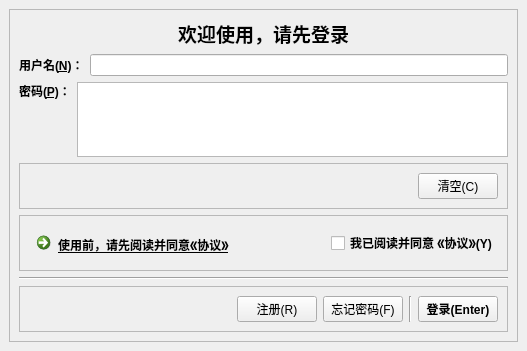
<?xml version="1.0" encoding="UTF-8"?>
<ui version="4.0">
 <class>MainWindow</class>
 <widget class="QMainWindow" name="MainWindow">
  <property name="geometry">
   <rect>
    <x>0</x>
    <y>0</y>
    <width>527</width>
    <height>346</height>
   </rect>
  </property>
  <property name="windowTitle">
   <string>MainWindow</string>
  </property>
  <widget class="QWidget" name="centralwidget">
   <layout class="QVBoxLayout" name="verticalLayout_3">
    <item>
     <widget class="QFrame" name="frame_Login">
      <property name="frameShape">
       <enum>QFrame::StyledPanel</enum>
      </property>
      <property name="frameShadow">
       <enum>QFrame::Raised</enum>
      </property>
      <layout class="QVBoxLayout" name="verticalLayout_2">
       <item>
        <layout class="QVBoxLayout" name="verticalLayout">
         <item>
          <widget class="QLabel" name="label_welcome">
           <property name="sizePolicy">
            <sizepolicy hsizetype="Preferred" vsizetype="Preferred">
             <horstretch>0</horstretch>
             <verstretch>0</verstretch>
            </sizepolicy>
           </property>
           <property name="font">
            <font>
             <pointsize>14</pointsize>
             <bold>true</bold>
            </font>
           </property>
           <property name="text">
            <string>欢迎使用，请先登录</string>
           </property>
           <property name="alignment">
            <set>Qt::AlignCenter</set>
           </property>
          </widget>
         </item>
         <item>
          <layout class="QFormLayout" name="formLayout">
           <item row="0" column="0">
            <widget class="QLabel" name="label_username">
             <property name="font">
              <font>
               <bold>true</bold>
              </font>
             </property>
             <property name="text">
              <string>用户名(&amp;N)：</string>
             </property>
             <property name="alignment">
              <set>Qt::AlignLeading|Qt::AlignLeft|Qt::AlignVCenter</set>
             </property>
             <property name="buddy">
              <cstring>lineEdit_username</cstring>
             </property>
            </widget>
           </item>
           <item row="0" column="1">
            <widget class="QLineEdit" name="lineEdit_username"/>
           </item>
          </layout>
         </item>
         <item>
          <layout class="QHBoxLayout" name="horizontalLayout_password">
           <item>
            <widget class="QLabel" name="label_password">
             <property name="font">
              <font>
               <bold>true</bold>
              </font>
             </property>
             <property name="text">
              <string>密码(&amp;P)：</string>
             </property>
             <property name="alignment">
              <set>Qt::AlignLeading|Qt::AlignLeft|Qt::AlignTop</set>
             </property>
             <property name="buddy">
              <cstring>plainTextEdit_password</cstring>
             </property>
            </widget>
           </item>
           <item>
            <widget class="QPlainTextEdit" name="plainTextEdit_password"/>
           </item>
          </layout>
         </item>
         <item>
          <widget class="QFrame" name="frame">
           <property name="frameShape">
            <enum>QFrame::StyledPanel</enum>
           </property>
           <property name="frameShadow">
            <enum>QFrame::Raised</enum>
           </property>
           <layout class="QHBoxLayout" name="horizontalLayout_3">
            <item>
             <spacer name="horizontalSpacer_2">
              <property name="orientation">
               <enum>Qt::Horizontal</enum>
              </property>
              <property name="sizeHint" stdset="0">
               <size>
                <width>40</width>
                <height>20</height>
               </size>
              </property>
             </spacer>
            </item>
            <item>
             <widget class="QPushButton" name="pushButton_clear">
              <property name="text">
               <string>清空(C)</string>
              </property>
              <property name="shortcut">
               <string>Alt+C</string>
              </property>
             </widget>
            </item>
           </layout>
          </widget>
         </item>
         <item>
          <widget class="QFrame" name="frame_agreement">
           <property name="sizePolicy">
            <sizepolicy hsizetype="Minimum" vsizetype="Minimum">
             <horstretch>0</horstretch>
             <verstretch>0</verstretch>
            </sizepolicy>
           </property>
           <property name="frameShape">
            <enum>QFrame::StyledPanel</enum>
           </property>
           <property name="frameShadow">
            <enum>QFrame::Raised</enum>
           </property>
           <layout class="QHBoxLayout" name="horizontalLayout">
            <item>
             <widget class="QCommandLinkButton" name="commandLinkButton">
              <property name="sizePolicy">
               <sizepolicy hsizetype="Minimum" vsizetype="Minimum">
                <horstretch>0</horstretch>
                <verstretch>0</verstretch>
               </sizepolicy>
              </property>
              <property name="font">
               <font>
                <family>Segoe UI</family>
                <underline>true</underline>
               </font>
              </property>
              <property name="text">
               <string>使用前，请先阅读并同意《协议》</string>
              </property>
             </widget>
            </item>
            <item>
             <spacer name="horizontalSpacer_3">
              <property name="orientation">
               <enum>Qt::Horizontal</enum>
              </property>
              <property name="sizeHint" stdset="0">
               <size>
                <width>40</width>
                <height>20</height>
               </size>
              </property>
             </spacer>
            </item>
            <item>
             <widget class="QCheckBox" name="checkBox_agreement">
              <property name="font">
               <font>
                <bold>true</bold>
               </font>
              </property>
              <property name="text">
               <string>我已阅读并同意 《协议》(Y)</string>
              </property>
              <property name="shortcut">
               <string>Alt+Y</string>
              </property>
             </widget>
            </item>
           </layout>
          </widget>
         </item>
         <item>
          <widget class="Line" name="line">
           <property name="orientation">
            <enum>Qt::Horizontal</enum>
           </property>
          </widget>
         </item>
         <item>
          <widget class="QFrame" name="frame_buttons">
           <property name="frameShape">
            <enum>QFrame::StyledPanel</enum>
           </property>
           <property name="frameShadow">
            <enum>QFrame::Raised</enum>
           </property>
           <layout class="QHBoxLayout" name="horizontalLayout_2">
            <item>
             <spacer name="horizontalSpacer">
              <property name="orientation">
               <enum>Qt::Horizontal</enum>
              </property>
              <property name="sizeHint" stdset="0">
               <size>
                <width>40</width>
                <height>20</height>
               </size>
              </property>
             </spacer>
            </item>
            <item>
             <widget class="QPushButton" name="pushButton_registration">
              <property name="text">
               <string>注册(R)</string>
              </property>
              <property name="shortcut">
               <string>Alt+R</string>
              </property>
             </widget>
            </item>
            <item>
             <widget class="QPushButton" name="pushButton_forgot_password">
              <property name="text">
               <string>忘记密码(F)</string>
              </property>
              <property name="shortcut">
               <string>Alt+F</string>
              </property>
             </widget>
            </item>
            <item>
             <widget class="Line" name="line_2">
              <property name="orientation">
               <enum>Qt::Vertical</enum>
              </property>
             </widget>
            </item>
            <item>
             <widget class="QPushButton" name="pushButton_login">
              <property name="enabled">
               <bool>true</bool>
              </property>
              <property name="font">
               <font>
                <pointsize>9</pointsize>
                <bold>true</bold>
               </font>
              </property>
              <property name="text">
               <string>登录(Enter)</string>
              </property>
              <property name="shortcut">
               <string>Alt+Return</string>
              </property>
              <property name="checkable">
               <bool>false</bool>
              </property>
             </widget>
            </item>
           </layout>
          </widget>
         </item>
        </layout>
       </item>
      </layout>
     </widget>
    </item>
   </layout>
  </widget>
 </widget>
 <resources/>
 <connections>
  <connection>
   <sender>pushButton_clear</sender>
   <signal>pressed()</signal>
   <receiver>lineEdit_username</receiver>
   <slot>clear()</slot>
   <hints>
    <hint type="sourcelabel">
     <x>608</x>
     <y>940</y>
    </hint>
    <hint type="destinationlabel">
     <x>527</x>
     <y>61</y>
    </hint>
   </hints>
  </connection>
  <connection>
   <sender>pushButton_clear</sender>
   <signal>pressed()</signal>
   <receiver>plainTextEdit_password</receiver>
   <slot>clear()</slot>
   <hints>
    <hint type="sourcelabel">
     <x>608</x>
     <y>940</y>
    </hint>
    <hint type="destinationlabel">
     <x>520</x>
     <y>472</y>
    </hint>
   </hints>
  </connection>
 </connections>
</ui>
